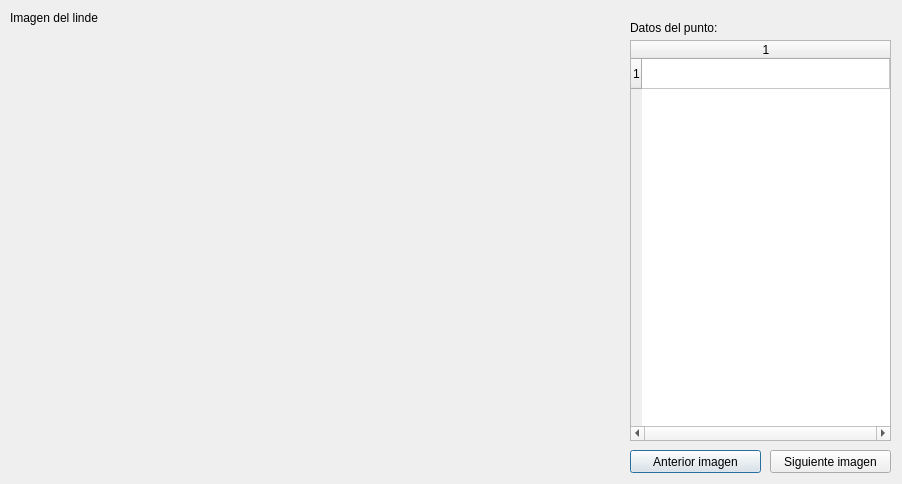
<?xml version="1.0" encoding="UTF-8"?>
<ui version="4.0">
 <class>frmMuestraImg</class>
 <widget class="QDialog" name="frmMuestraImg">
  <property name="geometry">
   <rect>
    <x>0</x>
    <y>0</y>
    <width>902</width>
    <height>484</height>
   </rect>
  </property>
  <property name="contextMenuPolicy">
   <enum>Qt::DefaultContextMenu</enum>
  </property>
  <property name="acceptDrops">
   <bool>false</bool>
  </property>
  <property name="windowTitle">
   <string>Imagen del linde</string>
  </property>
  <property name="toolTip">
   <string>Muestra la imagens del linde</string>
  </property>
  <property name="inputMethodHints">
   <set>Qt::ImhNone</set>
  </property>
  <property name="sizeGripEnabled">
   <bool>false</bool>
  </property>
  <widget class="QLabel" name="lbImg">
   <property name="geometry">
    <rect>
     <x>10</x>
     <y>40</y>
     <width>611</width>
     <height>401</height>
    </rect>
   </property>
   <property name="toolTip">
    <string>Imagen del linde</string>
   </property>
   <property name="text">
    <string/>
   </property>
   <property name="scaledContents">
    <bool>true</bool>
   </property>
  </widget>
  <widget class="QPushButton" name="bttAnterior">
   <property name="geometry">
    <rect>
     <x>630</x>
     <y>450</y>
     <width>131</width>
     <height>23</height>
    </rect>
   </property>
   <property name="toolTip">
    <string>Anterior imagen seleccionada</string>
   </property>
   <property name="text">
    <string>Anterior imagen</string>
   </property>
  </widget>
  <widget class="QPushButton" name="bttSiguiente">
   <property name="geometry">
    <rect>
     <x>770</x>
     <y>450</y>
     <width>121</width>
     <height>23</height>
    </rect>
   </property>
   <property name="toolTip">
    <string>Siguiente imagem seleccionada</string>
   </property>
   <property name="text">
    <string>Siguiente imagen</string>
   </property>
  </widget>
  <widget class="QTableWidget" name="tblDatos">
   <property name="geometry">
    <rect>
     <x>630</x>
     <y>40</y>
     <width>261</width>
     <height>401</height>
    </rect>
   </property>
   <property name="sizePolicy">
    <sizepolicy hsizetype="Expanding" vsizetype="Expanding">
     <horstretch>0</horstretch>
     <verstretch>0</verstretch>
    </sizepolicy>
   </property>
   <property name="toolTip">
    <string>Datos del punto</string>
   </property>
   <property name="horizontalScrollBarPolicy">
    <enum>Qt::ScrollBarAlwaysOn</enum>
   </property>
   <property name="editTriggers">
    <set>QAbstractItemView::NoEditTriggers</set>
   </property>
   <property name="alternatingRowColors">
    <bool>true</bool>
   </property>
   <property name="textElideMode">
    <enum>Qt::ElideNone</enum>
   </property>
   <property name="rowCount">
    <number>1</number>
   </property>
   <property name="columnCount">
    <number>1</number>
   </property>
   <attribute name="horizontalHeaderCascadingSectionResizes">
    <bool>true</bool>
   </attribute>
   <attribute name="horizontalHeaderStretchLastSection">
    <bool>true</bool>
   </attribute>
   <row/>
   <column/>
  </widget>
  <widget class="QLabel" name="lbMensaje">
   <property name="geometry">
    <rect>
     <x>10</x>
     <y>10</y>
     <width>831</width>
     <height>16</height>
    </rect>
   </property>
   <property name="text">
    <string>Imagen del linde</string>
   </property>
  </widget>
  <widget class="QLabel" name="label_3">
   <property name="geometry">
    <rect>
     <x>630</x>
     <y>20</y>
     <width>101</width>
     <height>16</height>
    </rect>
   </property>
   <property name="text">
    <string>Datos del punto:</string>
   </property>
  </widget>
  <widget class="QLabel" name="lbEstado">
   <property name="geometry">
    <rect>
     <x>10</x>
     <y>450</y>
     <width>611</width>
     <height>16</height>
    </rect>
   </property>
   <property name="text">
    <string/>
   </property>
  </widget>
 </widget>
 <resources/>
 <connections/>
</ui>
